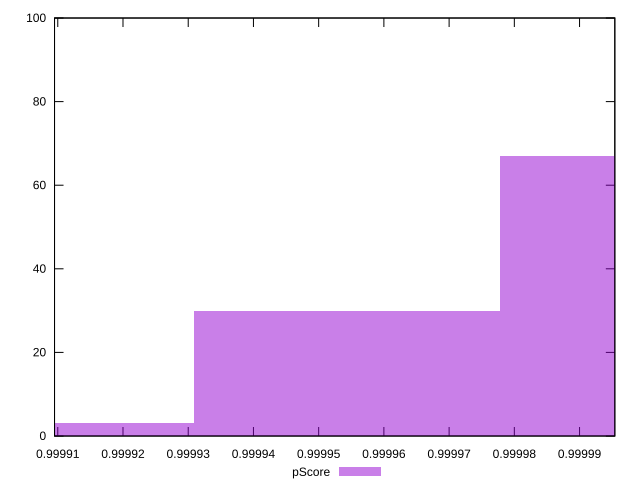

This figure's gnuplot source:
reset

$pScore <<EOF
1.000001273831587 67
0.9999543408389635 30
0.9999074078463399 3
EOF

set key outside below
set boxwidth 0.00004693299262362544
set xrange [0.9999095029848146:0.9999954072993993]
set yrange [0:100]
set trange [0:100]
set style fill transparent solid 0.5 noborder
set terminal svg size 640, 490 enhanced background rgb 'white'
set output "reprap/max-potential-fid/samples/pages+cached+noexternal+nofonts/pScore/histogram.svg"

plot $pScore title "pScore" with boxes

reset
